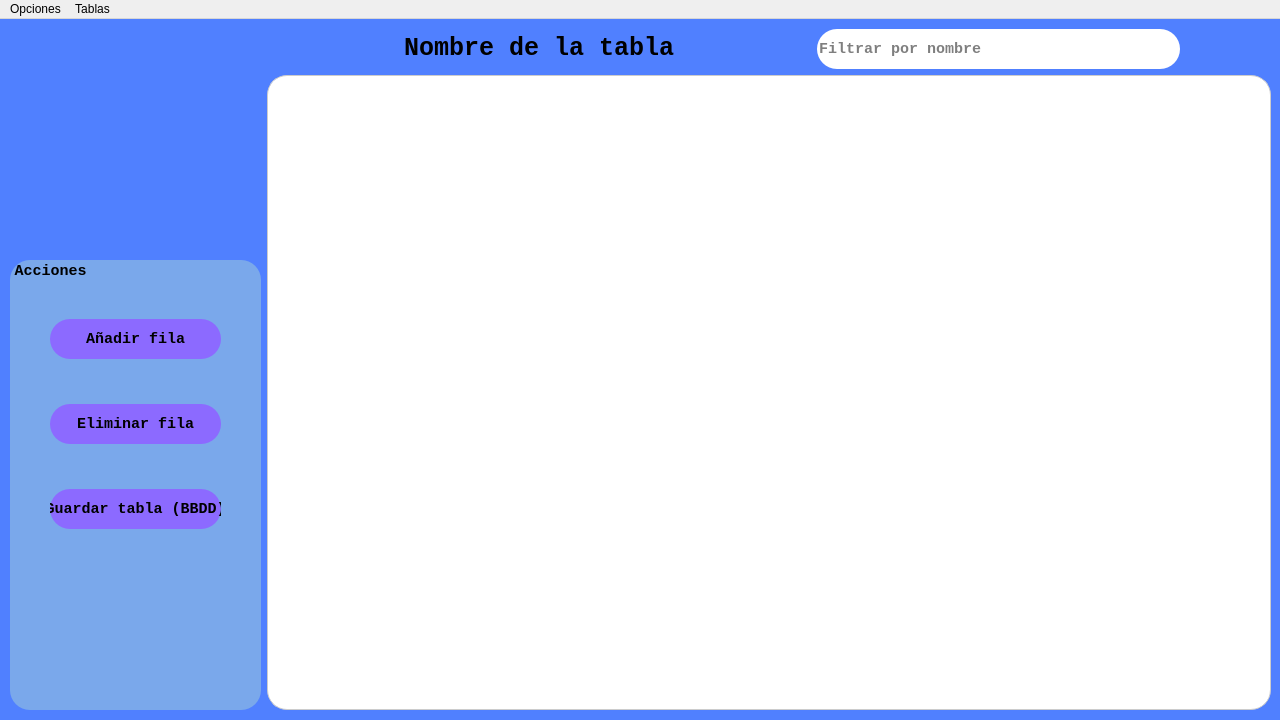
<?xml version="1.0" encoding="UTF-8"?>
<ui version="4.0">
 <class>MainWindow</class>
 <widget class="QMainWindow" name="MainWindow">
  <property name="enabled">
   <bool>true</bool>
  </property>
  <property name="geometry">
   <rect>
    <x>0</x>
    <y>0</y>
    <width>1280</width>
    <height>720</height>
   </rect>
  </property>
  <property name="sizePolicy">
   <sizepolicy hsizetype="Preferred" vsizetype="Preferred">
    <horstretch>0</horstretch>
    <verstretch>0</verstretch>
   </sizepolicy>
  </property>
  <property name="minimumSize">
   <size>
    <width>1280</width>
    <height>720</height>
   </size>
  </property>
  <property name="maximumSize">
   <size>
    <width>1280</width>
    <height>720</height>
   </size>
  </property>
  <property name="cursor">
   <cursorShape>ArrowCursor</cursorShape>
  </property>
  <property name="acceptDrops">
   <bool>true</bool>
  </property>
  <property name="windowTitle">
   <string>App</string>
  </property>
  <property name="windowIcon">
   <iconset>
    <normaloff>../../recursos/logo.png</normaloff>../../recursos/logo.png</iconset>
  </property>
  <property name="statusTip">
   <string notr="true"/>
  </property>
  <property name="styleSheet">
   <string notr="true"/>
  </property>
  <property name="dockOptions">
   <set>QMainWindow::DockOption::AllowTabbedDocks|QMainWindow::DockOption::AnimatedDocks</set>
  </property>
  <widget class="QWidget" name="centralwidget">
   <property name="sizePolicy">
    <sizepolicy hsizetype="Preferred" vsizetype="Preferred">
     <horstretch>0</horstretch>
     <verstretch>0</verstretch>
    </sizepolicy>
   </property>
   <property name="autoFillBackground">
    <bool>false</bool>
   </property>
   <property name="styleSheet">
    <string notr="true">background-color: #5080ff;</string>
   </property>
   <widget class="QWidget" name="horizontalLayoutWidget">
    <property name="geometry">
     <rect>
      <x>0</x>
      <y>0</y>
      <width>1281</width>
      <height>701</height>
     </rect>
    </property>
    <layout class="QHBoxLayout" name="divPrincipal" stretch="1,4">
     <property name="sizeConstraint">
      <enum>QLayout::SizeConstraint::SetDefaultConstraint</enum>
     </property>
     <property name="leftMargin">
      <number>10</number>
     </property>
     <property name="topMargin">
      <number>10</number>
     </property>
     <property name="rightMargin">
      <number>10</number>
     </property>
     <property name="bottomMargin">
      <number>10</number>
     </property>
     <item>
      <layout class="QVBoxLayout" name="menuLateral" stretch="2,4">
       <item>
        <widget class="QLabel" name="logo">
         <property name="text">
          <string/>
         </property>
         <property name="pixmap">
          <pixmap>../../recursos/logo.png</pixmap>
         </property>
         <property name="scaledContents">
          <bool>false</bool>
         </property>
         <property name="alignment">
          <set>Qt::AlignmentFlag::AlignCenter</set>
         </property>
         <property name="wordWrap">
          <bool>false</bool>
         </property>
        </widget>
       </item>
       <item>
        <widget class="QGroupBox" name="groupBoxAcciones">
         <property name="font">
          <font>
           <family>Consolas</family>
           <pointsize>-1</pointsize>
           <bold>true</bold>
          </font>
         </property>
         <property name="styleSheet">
          <string notr="true">font-size: 15px;
background-color: #7aa8eb;
border-radius: 20px;</string>
         </property>
         <property name="title">
          <string>Acciones</string>
         </property>
         <property name="flat">
          <bool>false</bool>
         </property>
         <property name="checkable">
          <bool>false</bool>
         </property>
         <widget class="QWidget" name="layoutWidget">
          <property name="geometry">
           <rect>
            <x>40</x>
            <y>20</y>
            <width>171</width>
            <height>291</height>
           </rect>
          </property>
          <layout class="QVBoxLayout" name="layourAcciones" stretch="0,0,0">
           <item>
            <widget class="QPushButton" name="botonAniadirCampo">
             <property name="sizePolicy">
              <sizepolicy hsizetype="Minimum" vsizetype="Fixed">
               <horstretch>0</horstretch>
               <verstretch>0</verstretch>
              </sizepolicy>
             </property>
             <property name="font">
              <font>
               <family>Consolas</family>
               <pointsize>-1</pointsize>
               <bold>true</bold>
              </font>
             </property>
             <property name="styleSheet">
              <string notr="true">#botonAniadirCampo {
	background-color: #8c6aff;
	border-radius: 20px;
	height: 40px;
}

#botonAniadirCampo:hover {
	background-color: #7aa8eb;
	border: 2px solid #8c6aff;
}</string>
             </property>
             <property name="text">
              <string>Añadir fila</string>
             </property>
            </widget>
           </item>
           <item>
            <widget class="QPushButton" name="botonELiminarCampo">
             <property name="font">
              <font>
               <family>Consolas</family>
               <pointsize>-1</pointsize>
               <bold>true</bold>
              </font>
             </property>
             <property name="styleSheet">
              <string notr="true">#botonELiminarCampo {
	background-color: #8c6aff;
	border-radius: 20px;
	height: 40px;
}

#botonELiminarCampo:hover {
	background-color: #7aa8eb;
	border: 2px solid #8c6aff;
}</string>
             </property>
             <property name="text">
              <string>Eliminar fila</string>
             </property>
            </widget>
           </item>
           <item>
            <widget class="QPushButton" name="botonGuardar">
             <property name="font">
              <font>
               <family>Consolas</family>
               <pointsize>-1</pointsize>
               <bold>true</bold>
              </font>
             </property>
             <property name="styleSheet">
              <string notr="true">#botonGuardar {
	background-color: #8c6aff;
	border-radius: 20px;
	height: 40px;
}

#botonGuardar:hover {
	background-color: #7aa8eb;
	border: 2px solid #8c6aff;
}</string>
             </property>
             <property name="text">
              <string>Guardar tabla (BBDD)</string>
             </property>
            </widget>
           </item>
          </layout>
         </widget>
        </widget>
       </item>
      </layout>
     </item>
     <item>
      <layout class="QVBoxLayout" name="visorTabla" stretch="1,8">
       <item>
        <layout class="QHBoxLayout" name="horizontalLayout_2" stretch="6,4,1">
         <item>
          <widget class="QLabel" name="nombreTabla">
           <property name="font">
            <font>
             <family>Consolas</family>
             <pointsize>19</pointsize>
             <bold>true</bold>
            </font>
           </property>
           <property name="text">
            <string>Nombre de la tabla</string>
           </property>
           <property name="textFormat">
            <enum>Qt::TextFormat::RichText</enum>
           </property>
           <property name="alignment">
            <set>Qt::AlignmentFlag::AlignCenter</set>
           </property>
          </widget>
         </item>
         <item>
          <widget class="QLineEdit" name="entryBuscar">
           <property name="font">
            <font>
             <family>Consolas</family>
             <pointsize>-1</pointsize>
             <italic>false</italic>
             <bold>true</bold>
             <underline>false</underline>
            </font>
           </property>
           <property name="statusTip">
            <string/>
           </property>
           <property name="whatsThis">
            <string/>
           </property>
           <property name="accessibleName">
            <string/>
           </property>
           <property name="accessibleDescription">
            <string/>
           </property>
           <property name="styleSheet">
            <string notr="true">#entryBuscar {
	background-color: white;
	border-radius: 20px;
	font-size: 15px;
	height: 40px;
}</string>
           </property>
           <property name="placeholderText">
            <string>Filtrar por nombre</string>
           </property>
          </widget>
         </item>
         <item>
          <spacer name="horizontalSpacer">
           <property name="orientation">
            <enum>Qt::Orientation::Horizontal</enum>
           </property>
           <property name="sizeHint" stdset="0">
            <size>
             <width>40</width>
             <height>20</height>
            </size>
           </property>
          </spacer>
         </item>
        </layout>
       </item>
       <item>
        <widget class="QTableWidget" name="vistaTabla">
         <property name="styleSheet">
          <string notr="true">QTableView {
	height: 40px;
	background-color: rgb(255, 255, 255);
    border-radius: 20px; /* Ajusta el valor para redondear más o menos los bordes */
    border: 1px solid #ccc; /* Un borde sutil para definir la tabla */
	padding: 5px;
}

QTableView::viewport {
	height: 40px;
	border-radius: 20px;
    background-color: #6B8E23;
}

QTableView::corner {
    background-color: #6B8E23; /* Color de la esquina superior izquierda */
    border-top-left-radius: 20px;
}

QTableView::horizontalHeader {
    background-color: #6B8E23; /* Color de la esquina superior izquierda */
    border-top-left-radius: 20px;
}

QTableView::verticalHeader {
    background-color: #6B8E23; /* Color de la esquina superior izquierda */
    border-top-left-radius: 20px;
}

QTableView::item {
    padding: 5px; /* Espacio dentro de cada celda */
	border-radius: 20px;
}

QTableView::row:nth-child(odd) {
    background-color: #8FBC8F; /* Verde medio (MediumSeaGreen) para filas impares */
	border-radius: 20px;
}

QTableView::row:nth-child(even) {
    background-color: #98FB98; /* Verde claro (PaleGreen) para filas pares */
	border-radius: 20px;
}

QHeaderView::section {
    background-color: #6B8E23; /* Verde oscuro (OliveDrab) para la cabecera */
    color: white;
    padding: 5px;
    border: none;
	border-radius: 20px;
}

QHeaderView::section:horizontal:first {
	border-radius: 20px;
    border-top-left-radius: 20px;
}

QHeaderView::section:horizontal:last {
    border-top-right-radius: 20px;
}</string>
         </property>
        </widget>
       </item>
      </layout>
     </item>
    </layout>
   </widget>
  </widget>
  <widget class="QMenuBar" name="menubar">
   <property name="geometry">
    <rect>
     <x>0</x>
     <y>0</y>
     <width>1280</width>
     <height>22</height>
    </rect>
   </property>
   <widget class="QMenu" name="menuOpciones">
    <property name="title">
     <string>Opciones</string>
    </property>
    <addaction name="actionExportar_tabla"/>
    <addaction name="separator"/>
    <addaction name="actionSalir"/>
   </widget>
   <widget class="QMenu" name="menuTablas">
    <property name="title">
     <string>Tablas</string>
    </property>
    <addaction name="actionCursos"/>
    <addaction name="actionDepartamentos"/>
    <addaction name="actionEspecialidades"/>
    <addaction name="actionHorasDepartamentos"/>
    <addaction name="actionMaterias"/>
    <addaction name="actionMateriasVista"/>
    <addaction name="actionOptativas"/>
    <addaction name="actionTiposAsignatura"/>
    <addaction name="actionTurnos"/>
   </widget>
   <addaction name="menuOpciones"/>
   <addaction name="menuTablas"/>
  </widget>
  <action name="actionSalir">
   <property name="text">
    <string>Salir</string>
   </property>
   <property name="shortcutContext">
    <enum>Qt::ShortcutContext::WindowShortcut</enum>
   </property>
  </action>
  <action name="actionExportar_tabla">
   <property name="text">
    <string>Exportar tabla (.csv)</string>
   </property>
  </action>
  <action name="actionMateriasVista">
   <property name="text">
    <string>Materias (vista)</string>
   </property>
  </action>
  <action name="actionCursos">
   <property name="text">
    <string>Cursos</string>
   </property>
  </action>
  <action name="actionDepartamentos">
   <property name="text">
    <string>Departamentos</string>
   </property>
  </action>
  <action name="actionEspecialidades">
   <property name="text">
    <string>Especialidades</string>
   </property>
  </action>
  <action name="actionOptativas">
   <property name="text">
    <string>Optativas</string>
   </property>
  </action>
  <action name="actionTiposAsignatura">
   <property name="text">
    <string>Tipos de asignatura</string>
   </property>
  </action>
  <action name="actionTurnos">
   <property name="text">
    <string>Turnos</string>
   </property>
  </action>
  <action name="actionHorasDepartamentos">
   <property name="text">
    <string>Horas departementos (vista)</string>
   </property>
  </action>
  <action name="actionMaterias">
   <property name="text">
    <string>Materias</string>
   </property>
  </action>
 </widget>
 <resources/>
 <connections>
  <connection>
   <sender>actionSalir</sender>
   <signal>triggered(bool)</signal>
   <receiver>MainWindow</receiver>
   <slot>close()</slot>
   <hints>
    <hint type="sourcelabel">
     <x>-1</x>
     <y>-1</y>
    </hint>
    <hint type="destinationlabel">
     <x>639</x>
     <y>359</y>
    </hint>
   </hints>
  </connection>
 </connections>
</ui>
